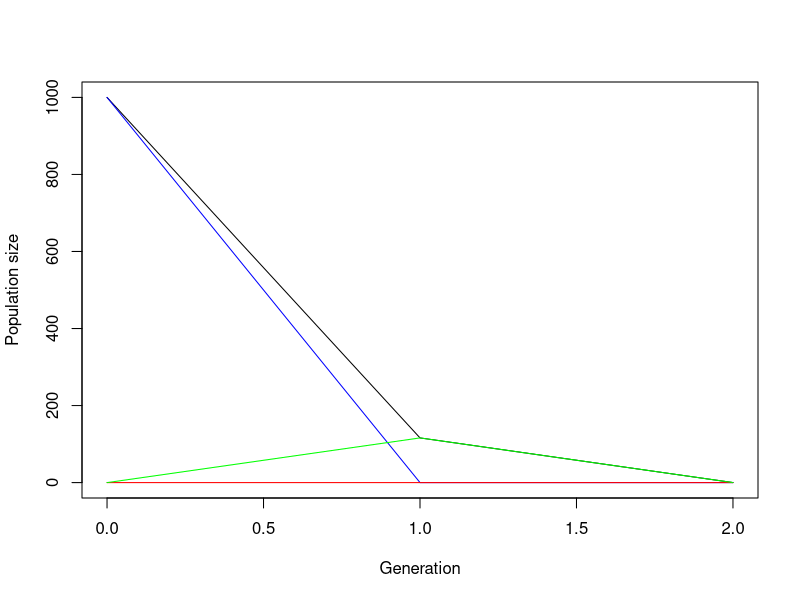

R code for this plot: (Note: this script raises an error after producing the figure.)
## ---- chunk 1
simulate_one_gen <- function(N_wt, N_r, N_s, infection_prob, symbiosis_prob, induction_prob, mut_rate, cost_r, growth_rate) {
 
  # all offspring with same growth rate 
  offsp_wt <- rpois(1, growth_rate * N_wt)
  offsp_s <- rpois(1, growth_rate * N_s)
  offsp_r <- rpois(1, growth_rate * N_r)
  
  # draw new mutants according to Poisson distribution
  mut_wt_to_r <- rpois(1, offsp_wt * mut_rate)
  
   # wt bacteria either get infected (& die) or do symbiosis
  n_infected <- rpois(1, N_wt * infection_prob)
  n_symbiotic <- rpois(1, N_wt * symbiosis_prob)
  
  # fraction of symbiotic that die from induction
  n_inducted <-rpois(1, N_s * induction_prob)
  
  
  # determine new population sizes of wild type and mutant
  N_wt_new <- max(offsp_wt - n_infected - n_symbiotic - mut_wt_to_r, 0)
  # cost_r affects offsprings (1-cost)
  N_r_new <-  max(((1 - cost_r) * offsp_r) + mut_wt_to_r, 0)
  N_s_new <- max(n_symbiotic + offsp_s - n_inducted, 0)
  
  return(c(N_wt_new, N_r_new, N_s_new))
}


# Test the function
N_wt <- 1000
N_r <- 0
N_s <- 0
infection_prob <- 0.005
induction_prob <- 0.01
symbiosis_prob <- 0.05
cost_r <- 0.1
growth_rate <- 1
mut_rate <- 0.1


print(simulate_one_gen(N_wt, N_r, N_s, infection_prob, symbiosis_prob, induction_prob, mut_rate, cost_r, growth_rate))
## ---- chunk 2
simulate_pop <- function(N_init_wt, N_init_r, N_init_s, infection_prob, induction_prob, symbiosis_prob, cost_r, growth_rate, mut_rate, t_max) {
  # Create the vector in which to save the results
  pop_vector <- c(N_init_wt, N_init_r, N_init_s)
  # initiate the variables
  pop_new <- c(N_init_wt, N_init_r, N_init_s) 
  
  # run the simulation until generation t_max
  for (i in 1:t_max) {
    # redefine the current population one generation later
    pop_new <- simulate_one_gen(pop_new[1],pop_new[2], pop_new[3], infection_prob, induction_prob, symbiosis_prob, cost_r, growth_rate, mut_rate)
    # add the new population sizes to the output vector
    pop_vector <- rbind(pop_vector,pop_new)
    # condition to stop the simulation before t_max: either the population exceeds 1.5 times the original population size, or it goes extinct
    if (pop_new[1]+pop_new[2]+pop_new[3]>=1.5*(N_init_wt+ N_init_r+N_init_s) | pop_new[1]+pop_new[2]+pop_new[3]==0) break
  }
  
  # define the row and column names of the output vector
  rownames(pop_vector) <- (0:t_max)[1:length(pop_vector[,1])] # note that the vector has to be cut if the simulation stopped early
  colnames(pop_vector) <- c("wt","r", "s")
  # return the result
  return(pop_vector)	
}


# Test the function and plot the result
# set t_max to a value to be used througout
max_gen <- 1000
#numbers for each parameter
N_init_wt <- 1000
N_init_r <- 0
N_init_s <- 0
infection_prob <- 0.7
induction_prob <- 0.1
symbiosis_prob <- 0.05
cost_r <- 0.1
growth_rate <- 1
mut_rate <- 0.001

# create your simulation data
output <- simulate_pop(N_init_wt, N_init_r, N_init_s, infection_prob, induction_prob, symbiosis_prob, cost_r, growth_rate, mut_rate, max_gen)
# show the last few lines of the data table
print(tail(output))
# plot the output - note that the plot range and the x axis have to be adjusted based on the length of the table
# determine x axis range 
x_range <- 0:(length(output[,1])-1)
# this plots the total population size
plot(x_range,output[,1]+output[,2]+output[,3],type='l',ylim=c(0,max(output[,1]+output[,2]+output[,3])),xlab = "Generation",ylab = "Population size")
# add number of wild type individuals
lines(x_range,output[,1], col="blue")
# add number of resistant individuals
lines(x_range,output[,2], col="red")
# add number of symbiotic individuals
lines(x_range,output[,3], col="green")
## ---- chunk 3
# set some parameters to fixed values
init_a <- 100
init_A <- 0
m_rate <- 0.001
max_gen <- 1000
# determine how often to run the simulation for each set of parameters
no_replicates <- 100

# set parameters to vary
s_values <- c(0.2,0.3,0.4)
r_values <- c(0.05,0.1,0.15)

# initialize data table - where to collect the results
data_table <- c()
# run the simulation across all chosen parameters
# loop over decay rates
for(rval in r_values){
  # loop over selection coefficients
  for(sval in s_values){
    # different way of running many simulations: make replicates using "repeat" function with a counter i
    # reset counter
    i<-1
    repeat {
      # increase counter by one
      i<-i+1
      # run the simulation once
      one_run <- simulate_pop(init_a,init_A,rval,sval,m_rate,max_gen)
      # determine total population sizes
      total_size <- one_run[,1]+one_run[,2]
      # determine minimum population size
      min_size <- min(total_size)
      # determine (first) generation at which this population size occurred
      min_gen <- as.numeric(which(total_size==min_size)[1])
      # enter the data into the table
      data_table <- rbind(data_table,c(rval,sval,min_gen,min_size)) # note that we add the varying parameters (decay rate and selection coefficient) to the table too
      # stop the repeated computation after no_replicates times
      if(i>no_replicates) break
    }
  }
}
# define column names of data table
colnames(data_table) <- c("r","s","min_gen","no_min")
# show the first lines of the output
print(head(data_table))
